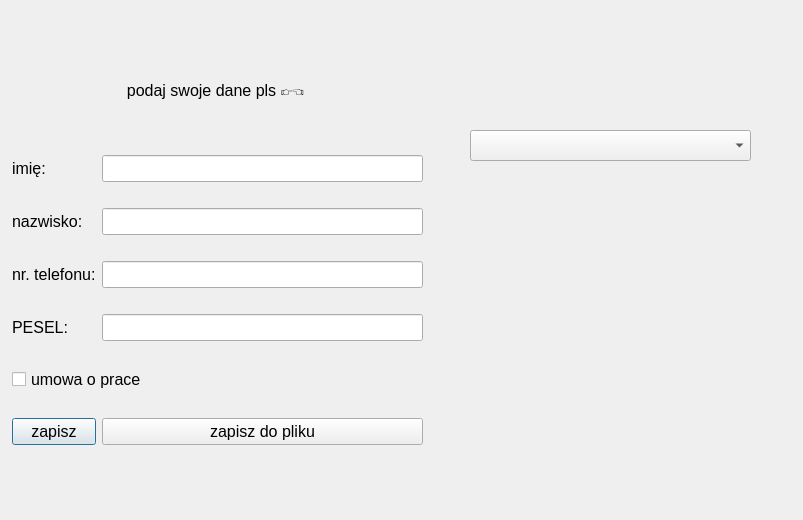
<?xml version="1.0" encoding="UTF-8"?>
<ui version="4.0">
 <class>Dialog</class>
 <widget class="QDialog" name="Dialog">
  <property name="geometry">
   <rect>
    <x>0</x>
    <y>0</y>
    <width>803</width>
    <height>520</height>
   </rect>
  </property>
  <property name="font">
   <font>
    <pointsize>12</pointsize>
   </font>
  </property>
  <property name="windowTitle">
   <string>Dialog</string>
  </property>
  <widget class="QComboBox" name="lista">
   <property name="geometry">
    <rect>
     <x>470</x>
     <y>130</y>
     <width>281</width>
     <height>31</height>
    </rect>
   </property>
  </widget>
  <widget class="QLabel" name="label">
   <property name="geometry">
    <rect>
     <x>10</x>
     <y>60</y>
     <width>411</width>
     <height>61</height>
    </rect>
   </property>
   <property name="text">
    <string>podaj swoje dane pls 👉👈</string>
   </property>
   <property name="alignment">
    <set>Qt::AlignCenter</set>
   </property>
  </widget>
  <widget class="QWidget" name="">
   <property name="geometry">
    <rect>
     <x>12</x>
     <y>135</y>
     <width>411</width>
     <height>331</height>
    </rect>
   </property>
   <layout class="QGridLayout" name="gridLayout">
    <item row="0" column="0">
     <widget class="QLabel" name="label_2">
      <property name="text">
       <string>imię:</string>
      </property>
     </widget>
    </item>
    <item row="0" column="1">
     <widget class="QLineEdit" name="lineEdit_name"/>
    </item>
    <item row="1" column="0">
     <widget class="QLabel" name="label_3">
      <property name="text">
       <string>nazwisko:</string>
      </property>
     </widget>
    </item>
    <item row="1" column="1">
     <widget class="QLineEdit" name="lineEdit_surname"/>
    </item>
    <item row="2" column="0">
     <widget class="QLabel" name="label_4">
      <property name="text">
       <string>nr. telefonu:</string>
      </property>
     </widget>
    </item>
    <item row="2" column="1">
     <widget class="QLineEdit" name="lineEdit_phone"/>
    </item>
    <item row="3" column="0">
     <widget class="QLabel" name="label_5">
      <property name="text">
       <string>PESEL:</string>
      </property>
     </widget>
    </item>
    <item row="3" column="1">
     <widget class="QLineEdit" name="lineEdit_pesel"/>
    </item>
    <item row="4" column="0" colspan="2">
     <widget class="QCheckBox" name="checkbox_work">
      <property name="text">
       <string>umowa o prace</string>
      </property>
     </widget>
    </item>
    <item row="5" column="0">
     <widget class="QPushButton" name="save">
      <property name="text">
       <string>zapisz</string>
      </property>
     </widget>
    </item>
    <item row="5" column="1">
     <widget class="QPushButton" name="saveFile">
      <property name="text">
       <string>zapisz do pliku</string>
      </property>
     </widget>
    </item>
   </layout>
  </widget>
 </widget>
 <resources/>
 <connections/>
</ui>
